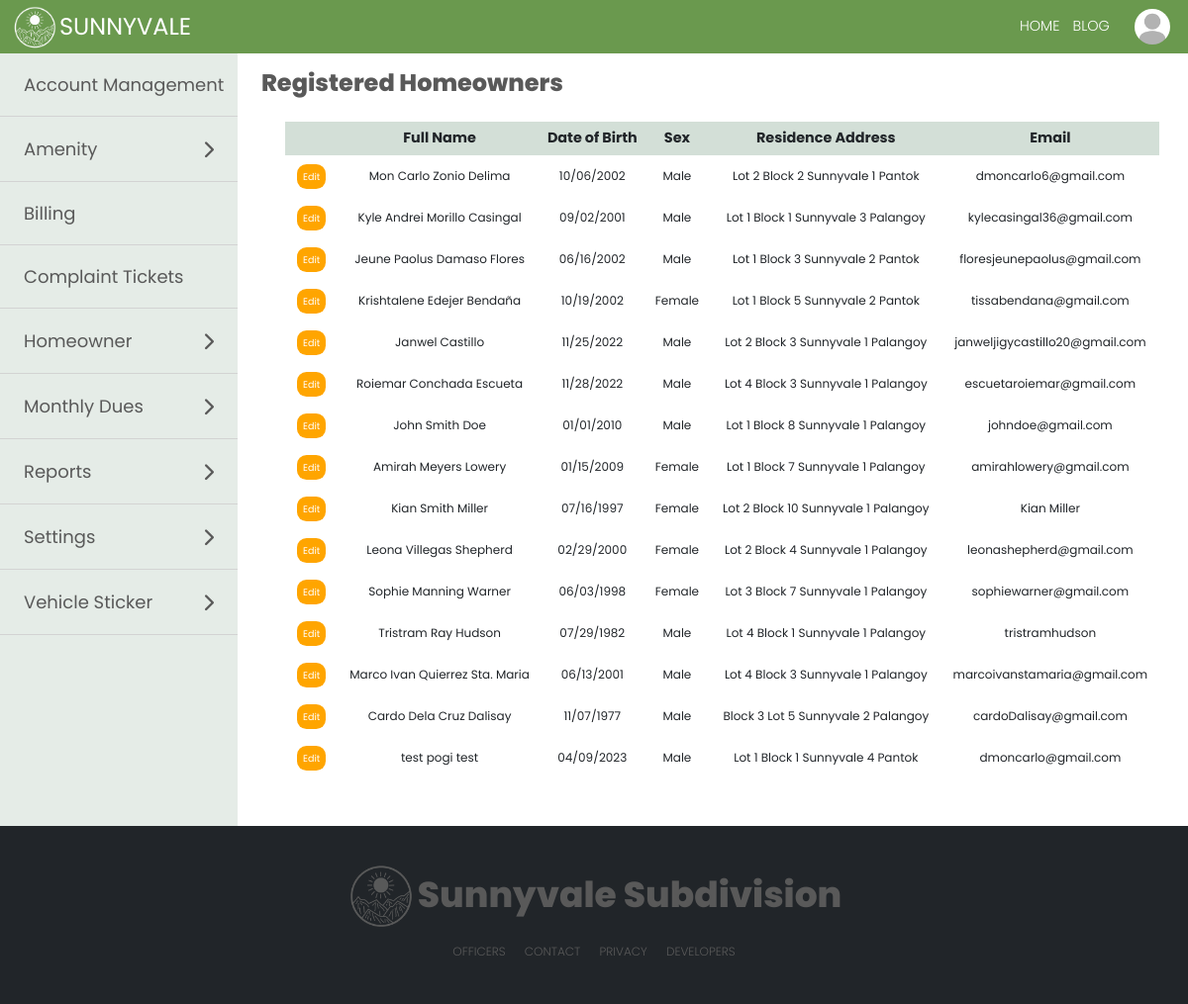
The app's page /modules/homeownerlist.php (signed in) with its own data.
### tables this page shows
CREATE TABLE IF NOT EXISTS `user` (
  `user_id` int(11) NOT NULL AUTO_INCREMENT,
  `user_homeowner_id` int(11) DEFAULT NULL,
  `user_tenant_id` int(11) DEFAULT NULL,
  `full_name` varchar(50) NOT NULL,
  `user_type` varchar(15) NOT NULL,
  `password` varchar(30) NOT NULL,
  `email_address` varchar(40) DEFAULT NULL,
  `account_status` varchar(15) NOT NULL,
  `verification_code` varchar(6) DEFAULT NULL,
  `email_verified_at` datetime DEFAULT NULL,
  PRIMARY KEY (`user_id`)
);

CREATE TABLE IF NOT EXISTS `homeowner_profile` (
  `homeowner_id` int(11) NOT NULL AUTO_INCREMENT,
  `last_name` varchar(100) NOT NULL,
  `first_name` varchar(100) NOT NULL,
  `middle_name` varchar(100) DEFAULT NULL,
  `suffix` varchar(100) DEFAULT NULL,
  `sex` varchar(100) NOT NULL,
  `street` varchar(255) NOT NULL,
  `subdivision` varchar(255) NOT NULL,
  `barangay` varchar(50) NOT NULL,
  `business_address` varchar(255) DEFAULT NULL,
  `occupation` varchar(100) DEFAULT NULL,
  `email_address` varchar(100) NOT NULL,
  `birthdate` date DEFAULT NULL,
  `mobile_number` varchar(20) DEFAULT NULL,
  `employer` varchar(100) DEFAULT NULL,
  `vehicle_registration` varchar(20) DEFAULT NULL,
  `display_picture` varchar(255) NOT NULL,
  PRIMARY KEY (`homeowner_id`)
);

### modules/homeownerlist.php (the view, shortened to what this page needs)
<?php
require '../marginals/topbar.php';
if ($_SESSION['subdivision'] != '') {
    $res = $con->query("SELECT * FROM user, homeowner_profile  WHERE user_id = " . $user_id = $_SESSION['user_id'] . "  AND full_name = CONCAT(first_name, ' ', last_name)") or die($mysqli->error);
    $row = $res->fetch_assoc();
    $result = $con->query("SELECT * FROM homeowner_profile WHERE email_address != '' AND subdivision = '" . $_SESSION['subdivision'] . "' ORDER BY homeowner_id ASC ") or die($mysqli->error);
    $resultSubd = $con->query("SELECT * FROM subdivision ORDER BY subdivision_id ASC") or die($mysqli->error);
} else {
    $result = $con->query("SELECT * FROM homeowner_profile WHERE email_address != '' ORDER BY homeowner_id ASC ") or die($mysqli->error);
}
?>
<!DOCTYPE html>
<html lang="en">
<head>
    <link rel="stylesheet" href="https://cdnjs.cloudflare.com/ajax/libs/font-awesome/6.2.0/css/all.min.css" />
</head>
<body>
    <form method="post">
        <div class="secretary">
            <div class="sideBar">
                <?php require '../marginals/sidebarAdmin.php'; ?>
            </div>
            <div class="secretaryPanel">
                <label class="lblRegistration">Registered Homeowners</label>
                <div class="tblContainer">
                    <table class="tblHomeowners">
                        <thead>
                            <th></th>
                            <th>Full Name</th>
                            <th>Date of Birth</th>
                            <th>Sex</th>
                            <th>Residence Address</th>
                            <th>Email</th>
                        </thead>
                        <?php
                        while ($row = $result->fetch_assoc()) :
                            $suffix = $row['suffix'];
                            if ($suffix == "N/A") {
                                $suffix = NULL;
                            } else {
                                $suffix = " " . $row['suffix'];
                            }
                            $middle_name = $row['middle_name'];
                            if ($middle_name == "N/A") {
                                $middle_name = NULL;
                            } else {
                                $middle_name = " " . $row['middle_name'];
                            }
                            $residence_address = $row['street'] . ' ' . $row['subdivision'] . ' ' . $row['barangay'];
                        ?>
                            <tr>
                                <td>
                                    <a href="homeownerRegistration.php?homeowner_id=<?php echo $row['homeowner_id']; ?>" class="btnEdit">Edit</a>
                                </td>
                                <td>
                                    <?php echo $row['first_name'] . $middle_name . " " . $row['last_name'] . $suffix; ?>
                                </td>
                                <td>
                                    <?php
                                    $datetime = strtotime($row['birthdate']);
                                    echo $phptime = date("m/d/Y", $datetime);
                                    ?>
                                </td>
                                <td>
                                    <?php echo $row['sex']; ?>
                                </td>
                                <td>
                                    <?php echo $residence_address; ?>
                                </td>
                                <td>
                                    <?php echo $row['email_address']; ?>
                                </td>
                            </tr>
                        <?php endwhile; ?>
                    </table>
                </div>
            </div>
        </div>
    </form>
    <?php
    require '../marginals/footer2.php'
    ?>
</body>
</html>

### marginals/topbar.php (shortened to what this page needs)
<?php
include "../process.php";
if ($_SESSION['user_type'] == 'Tenant') {
  $result = $con->query("SELECT * FROM user, tenant WHERE user_id = " . $user_id = $_SESSION['user_id'] . "  AND user.full_name = tenant.full_name") or die($mysqli->error);
  $result1 = $con->query("SELECT * FROM user, tenant WHERE user_id = " . $user_id = $_SESSION['user_id'] . "  AND user.full_name = tenant.full_name")  or die($mysqli->error);
  $row1 = $result1->fetch_assoc();
  $homeowner_id_profile = $row1['user_homeowner_id'];
  $fullname_monthlyDues = $row1['full_name'];
  $user_type = $row1['user_type'];
  $resultSubdivision = $con->query("SELECT * FROM user, tenant, homeowner_profile WHERE user_id = " . $user_id = $_SESSION['user_id'] . " AND user.full_name = tenant.full_name AND homeowner_profile.homeowner_id = tenant.homeowner_id") or die($mysqli->error);
  $rowSubdivision = $resultSubdivision->fetch_assoc();
  $subdivision_name1 = $rowSubdivision['subdivision'];
  $resultComplainee = $con->query("SELECT * FROM homeowner_profile WHERE subdivision ='$subdivision_name1' AND homeowner_id != '$homeowner_id_profile' ORDER BY first_name");
} else {
  $result = $con->query("SELECT * FROM user, homeowner_profile  WHERE user_id = " . $user_id = $_SESSION['user_id'] . "  AND full_name = CONCAT(first_name, ' ', last_name)") or die($mysqli->error);
  $result1 = $con->query("SELECT * FROM user, homeowner_profile  WHERE user_id = " . $user_id = $_SESSION['user_id'] . "  AND full_name = CONCAT(first_name, ' ', last_name)") or die($mysqli->error);
  $row1 = $result1->fetch_assoc();
  $user_type = $row1['user_type'];
}
?>
<!DOCTYPE html>
<html lang="en">
<head>
  <link href="https://cdn.jsdelivr.net/npm/bootstrap@5.0.2/dist/css/bootstrap.min.css" rel="stylesheet">
</head>
<body>
  <div class='navigation'>
    <div class="topLeft">
      <img src="..\img\logoSV.png" alt="" />
      <i class="topIcon">SUNNYVALE</i>
    </div>
    <form class="topbarNav" method="post">
      <div class="topCenter">
        <ul class="topList">
          <li data-bs-toggle="modal" data-bs-target="#confirmLogout" onclick="location.href='#confirmLogout'" class="topListItem1">HOME</li>
          <?php
          if ($user_type != 'Guard') {
          ?>
            <li onclick="location.href='../modules/blogHome.php'" class="topListItem1"> BLOG</li>
          <?php
          }
          ?>
      </div>
      <div class="topRight">
        <div class='menu-trigger'>
          <div class="btn-group dropleft">
            <button type="button" class="dropdownIMG" data-toggle="dropdown" aria-haspopup="true" aria-expanded="false">
              <img class="topImg1" <?php
                                    $row = $result->fetch_assoc();
                                    $imageURL = '../media/displayPhotos/' . $row['display_picture'];
                                    ?> src="<?= $imageURL ?>" alt="" />
            </button>
          </div>
        </div>
      </div>
    </form>
  </div>
</body>
</html>

### marginals/topbar.php (style rules this page uses)
.topbarNav { display: flex; gap: 1vw; align-items: center; }
.navigation { margin-top: 0; margin-bottom: 0; padding: 0; width: 100%; height: 4.5vw; background-color: rgba(106, 153, 78); position: sticky; top: 0; display: flex; align-items: center; font-family: "Poppins", sans-serif; z-index: 999; backdrop-filter: blur(5px); }
.topLeft { max-height: 4.5vw; margin-top: 0; flex: 3; display: flex; align-items: center; justify-content: flex-start; margin-left: 1vw; }
.topLeft img { max-height: 4vw; }
.topRight { max-height: 4.5vw; flex: 3; display: flex; align-items: center; justify-content: flex-end; margin-right: 1vw; }
.topCenter { flex: 60; }
.topIcon { font-size: 2vw; margin-right: 10px; color: white; font-family: "Poppins", sans-serif; font-style: normal; cursor: pointer; }
.menu-trigger { display: flex; max-height: 4.5vw; }
.topImg1 { max-height: 3vw; max-width: 3vw; width: 3vw; height: 3vw; border-radius: 50%; object-fit: cover; cursor: pointer; }
.topList { display: flex; justify-content: flex-end; margin: 0; padding: 0; list-style: none; color: white; }
.topListItem1 { color: white; padding: 0.5vw; margin-right: 0.1vw; font-size: 1.2vw; font-weight: 300; cursor: pointer; }
.dropdownIMG { background-color: rgb(89, 89, 89, 0); border: none !important; }

### modules/homeownerlist.php (style rules this page uses)
* { margin: 0; font-family: 'Poppins', sans-serif; }
.tblForm th, td { font-size: 1vw; padding: 1vw; }
.secretary { display: flex; }
.sideBar { background-color: rgb(248, 245, 227); flex: 2; color: black; }
.secretaryPanel { flex: 8; width: 100%; overflow-x: hidden; }
.lblRegistration { font-size: 2vw; font-family: "Poppins", sans-serif; margin-top: 1vw; margin-left: 2vw; margin-bottom: -2vw; padding: 0; color: rgb(89, 89, 89); font-weight: 800; }
.tblContainer { justify-content: center; margin-top: 0vw; margin-bottom: 2vw; margin-left: 2vw; margin-right: 0; overflow-y: auto; overflow-x: auto; }
.tblHomeowners { table-layout: fixed; margin-bottom: 2vw; overflow-x: auto; overflow-y: auto; text-align: center; margin: 2vw; margin-right: 2vw; max-width: 60%; }
.tblHomeowners thead, th { padding: 0.5vw; text-align: center; font-size: 1.2vw; background-color: rgb(170, 192, 175, 0.3); width: max-content; white-space: nowrap; }
.tblHomeowners td { width: max-content; white-space: nowrap; }
.btnEdit { background-color: orange; border: 0; padding: 0.5vw; max-width: 50vw; width: 5vw; font-family: "Poppins", sans-sans-serif; font-size: .8vw; margin-top: 2vw; border-radius: 0.8vw; cursor: pointer; text-decoration: none; color: white; }

### marginals/sidebarAdmin.php (style rules this page uses)
* { margin: 0; font-family: 'Poppins', sans-serif; }
.tblForm th, td { font-size: 1vw; padding: 1vw; }
.secretary { display: flex; }
.sideBar { background-color: rgb(170, 192, 175, 0.3); flex: 2; color: black; }

### records on screen
user: homeowner_profile.display_picture (placeholder picture)
homeowner_profile: first_name "Mon Carlo", middle_name "Zonio", last_name "Delima", birthdate "10/06/2002", sex "Male", residence_address "Lot 2 Block 2 Sunnyvale 1 Pantok", email_address "dmoncarlo6@gmail.com"
homeowner_profile: first_name "Kyle Andrei", middle_name "Morillo", last_name "Casingal", birthdate "09/02/2001", sex "Male", residence_address "Lot 1 Block 1 Sunnyvale 3 Palangoy", email_address "kylecasingal36@gmail.com"
homeowner_profile: first_name "Jeune Paolus", middle_name "Damaso", last_name "Flores", birthdate "06/16/2002", sex "Male", residence_address "Lot 1 Block 3 Sunnyvale 2 Pantok", email_address "floresjeunepaolus@gmail.com"
homeowner_profile: first_name "Krishtalene", middle_name "Edejer", last_name "Bendaña", birthdate "10/19/2002", sex "Female", residence_address "Lot 1 Block 5 Sunnyvale 2 Pantok", email_address "tissabendana@gmail.com"
homeowner_profile: first_name "Janwel", last_name "Castillo", birthdate "11/25/2022", sex "Male", residence_address "Lot 2 Block 3 Sunnyvale 1 Palangoy", email_address "janweljigycastillo20@gmail.com"
homeowner_profile: first_name "Roiemar", middle_name "Conchada", last_name "Escueta", birthdate "11/28/2022", sex "Male", residence_address "Lot 4 Block 3 Sunnyvale 1 Palangoy", email_address "escuetaroiemar@gmail.com"
homeowner_profile: first_name "John", middle_name "Smith", last_name "Doe", birthdate "01/01/2010", sex "Male", residence_address "Lot 1 Block 8 Sunnyvale 1 Palangoy", email_address "johndoe@gmail.com"
homeowner_profile: first_name "Amirah", middle_name "Meyers", last_name "Lowery", birthdate "01/15/2009", sex "Female", residence_address "Lot 1 Block 7 Sunnyvale 1 Palangoy", email_address "amirahlowery@gmail.com"
homeowner_profile: first_name "Kian", middle_name "Smith", last_name "Miller", birthdate "07/16/1997", sex "Female", residence_address "Lot 2 Block 10 Sunnyvale 1 Palangoy", email_address "Kian Miller"
homeowner_profile: first_name "Leona", middle_name "Villegas", last_name "Shepherd", birthdate "02/29/2000", sex "Female", residence_address "Lot 2 Block 4 Sunnyvale 1 Palangoy", email_address "leonashepherd@gmail.com"
homeowner_profile: first_name "Sophie", middle_name "Manning", last_name "Warner", birthdate "06/03/1998", sex "Female", residence_address "Lot 3 Block 7 Sunnyvale 1 Palangoy", email_address "sophiewarner@gmail.com"
homeowner_profile: first_name "Tristram", middle_name "Ray", last_name "Hudson", birthdate "07/29/1982", sex "Male", residence_address "Lot 4 Block 1 Sunnyvale 1 Palangoy", email_address "tristramhudson"
homeowner_profile: first_name "Marco Ivan", middle_name "Quierrez", last_name "Sta. Maria", birthdate "06/13/2001", sex "Male", residence_address "Lot 4 Block 3 Sunnyvale 1 Palangoy", email_address "marcoivanstamaria@gmail.com"
homeowner_profile: first_name "Cardo", middle_name "Dela Cruz", last_name "Dalisay", birthdate "11/07/1977", sex "Male", residence_address "Block 3 Lot 5 Sunnyvale 2 Palangoy", email_address "cardoDalisay@gmail.com"
homeowner_profile: first_name "test", middle_name "pogi", last_name "test", birthdate "04/09/2023", sex "Male", residence_address "Lot 1 Block 1 Sunnyvale 4 Pantok", email_address "dmoncarlo@gmail.com"
